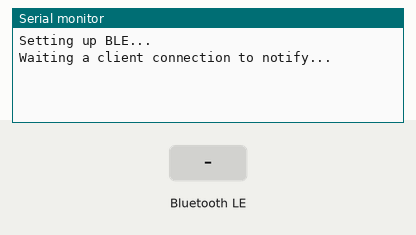
This sketch was run on a simulated ESP32. Parts: the last lines printed to the serial monitor. Inputs (shaded band) come from the test bench. Nothing arrives over Bluetooth unless stated; a phone connects over Bluetooth LE 3 s after start.

Above: at 1.2 s.
1.3 s: Bluetooth LE write "1" received
At 1.7 s:
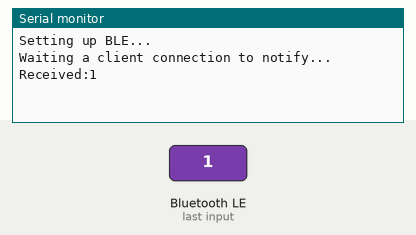
4.3 s: Bluetooth LE write "0" received
At 5.2 s:
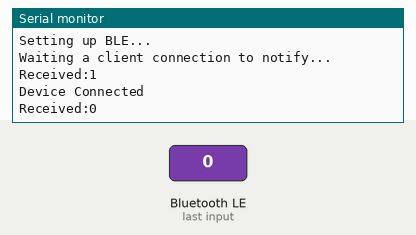
5.8 s: Bluetooth LE write "2" received
At 6.3 s:
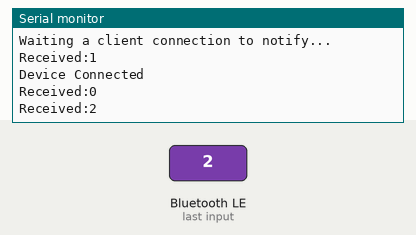

Measured:
- after the input at 1.3 s, the serial monitor: prints a new line at once (image 1)
- after the input at 4.3 s, the serial monitor: prints a new line at once (image 2)
- after the input at 5.8 s, the serial monitor: prints a new line at once (image 3)

The sketch:

ping.ino
```cpp
/*
  this demo works with ping.html and ping.js --
  browser will send pings (timestamps) to the ESP32,
  this program, on the ESP32, just sends the timestamp back immediately
  on the browser side, we will calculate the round trip duration
*/
#include <Arduino.h>
#include <ble_setup.h>

void setup() {
  Serial.begin(115200);
  // setup BLE with message handler, which will run when the ESP32 receives a message from the browser
  bleSetup(pingMsg);
}

void loop() {
  // ble tings
  handleDisconnect();
  handleConnect();
}

// when we receive a value, send it immediately back
void pingMsg(const String& receivedMsg)
{
    sendValue(receivedMsg);
}
```

ble_setup.cpp
```cpp
// See the following for generating UUIDs:
// https://www.uuidgenerator.net/
#include <BLEDevice.h>
#include <BLEServer.h>
#include <BLEUtils.h>
#include <BLE2902.h>
#include <ble_setup.h>

#define SERVICE_UUID "6e400001-b5a3-f393-e0a9-e50e24dcca9e"
#define TX_CHAR_UUID "6e400003-b5a3-f393-e0a9-e50e24dcca9e" // notifications from ESP32 (TX)
#define RX_CHAR_UUID  "6e400002-b5a3-f393-e0a9-e50e24dcca9e" // write to ESP32 (RX)

BLEServer* pServer = NULL;
BLECharacteristic* pTxCharacteristic = NULL;
BLECharacteristic* pRxCharacteristic = NULL;
bool deviceConnected = false; // this is global btw
bool oldDeviceConnected = false;

// optional fn which runs when message is received from the browser
static RxHandler rxHandler = nullptr;

class MyServerCallbacks: public BLEServerCallbacks {
  void onConnect(BLEServer* pServer) {
    deviceConnected = true;
  };

  void onDisconnect(BLEServer* pServer) {
    deviceConnected = false;
  }
};

class MyRxCallbacks: public BLECharacteristicCallbacks {
  void onWrite(BLECharacteristic* pCharacteristic) {
    String rxValue = pCharacteristic->getValue();
    if (rxValue.length() > 0) {
      Serial.print("Received:");
      Serial.println(String(rxValue).c_str());
      if (rxHandler) {
        // optional fn which runs when message is received from the browser
        rxHandler(rxValue);
      }
    }
  }
};

void bleSetup(
  RxHandler optionalRxHandler = nullptr
) {
  Serial.println("Setting up BLE...");
  // Create the BLE Device
  BLEDevice::init("ESP32");

  // Create the BLE Server
  pServer = BLEDevice::createServer();
  pServer->setCallbacks(new MyServerCallbacks());

  // Create the BLE Service
  BLEService *pService = pServer->createService(SERVICE_UUID);

  // Create TX characteristic (for sending data to browser via notifications)
  pTxCharacteristic = pService->createCharacteristic(
      TX_CHAR_UUID,
      BLECharacteristic::PROPERTY_NOTIFY
  );
  pTxCharacteristic->addDescriptor(new BLE2902());

  // Create RX characteristic (for receiving commands from browser)
  if (optionalRxHandler){
    rxHandler = optionalRxHandler;
  }
  pRxCharacteristic = pService->createCharacteristic(
      RX_CHAR_UUID,
      BLECharacteristic::PROPERTY_WRITE
  );
  pRxCharacteristic->setCallbacks(new MyRxCallbacks());

  // Start the service
  pService->start();

  // Start advertising
  BLEAdvertising *pAdvertising = BLEDevice::getAdvertising();
  pAdvertising->addServiceUUID(SERVICE_UUID);
  pAdvertising->setScanResponse(false);
  pAdvertising->setMinPreferred(0x0);  // set value to 0x00 to not advertise this parameter
  BLEDevice::startAdvertising();
  Serial.println("Waiting a client connection to notify...");
}

void sendValue(String value){
  // send value to browser
  pTxCharacteristic->setValue(value);
  pTxCharacteristic->notify();
}

void handleDisconnect(){
  if (!deviceConnected && oldDeviceConnected) {
    Serial.println("Device disconnected.");
    delay(500); // give the bluetooth stack the chance to get things ready
    pServer->startAdvertising(); // restart advertising
    Serial.println("Start advertising");
    oldDeviceConnected = deviceConnected;
  }
}

void handleConnect(){
  if (deviceConnected && !oldDeviceConnected) {
    // do stuff here on connecting
    oldDeviceConnected = deviceConnected;
    Serial.println("Device Connected");
  }
}
```

ble_setup.h
```cpp
#ifndef BLESETUP_H
#define BLESETUP_H

// optional fn to handle messages received by the ESP32
using RxHandler = std::function<void(const String&)>;
void bleSetup(RxHandler);
void sendValue(String value);
void handleDisconnect();
void handleConnect();

extern bool deviceConnected;

#endif
```
